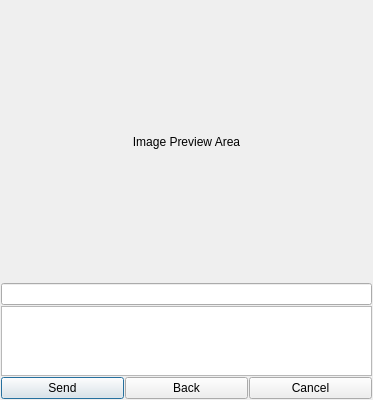
<?xml version="1.0" encoding="UTF-8"?>
<ui version="4.0">
 <author>Bernd Stramm &lt;bernd.stramm@gmail.com&gt;</author>
 <class>PicPreview</class>
 <widget class="QDialog" name="PicPreview">
  <property name="geometry">
   <rect>
    <x>0</x>
    <y>0</y>
    <width>373</width>
    <height>400</height>
   </rect>
  </property>
  <property name="windowTitle">
   <string>Image Preview</string>
  </property>
  <property name="windowIcon">
   <iconset resource="../chronicon.qrc">
    <normaloff>:/ch.png</normaloff>:/ch.png</iconset>
  </property>
  <layout class="QGridLayout" name="gridLayout">
   <item row="0" column="0" colspan="3">
    <widget class="QLabel" name="picArea">
     <property name="sizePolicy">
      <sizepolicy hsizetype="Expanding" vsizetype="Expanding">
       <horstretch>5</horstretch>
       <verstretch>15</verstretch>
      </sizepolicy>
     </property>
     <property name="text">
      <string>Image Preview Area</string>
     </property>
     <property name="alignment">
      <set>Qt::AlignCenter</set>
     </property>
    </widget>
   </item>
   <item row="1" column="0" colspan="3">
    <widget class="QLineEdit" name="imageName">
     <property name="sizePolicy">
      <sizepolicy hsizetype="Expanding" vsizetype="Preferred">
       <horstretch>5</horstretch>
       <verstretch>1</verstretch>
      </sizepolicy>
     </property>
     <property name="readOnly">
      <bool>true</bool>
     </property>
    </widget>
   </item>
   <item row="2" column="0" colspan="3">
    <widget class="QTextEdit" name="messageEdit">
     <property name="sizePolicy">
      <sizepolicy hsizetype="Expanding" vsizetype="Expanding">
       <horstretch>5</horstretch>
       <verstretch>2</verstretch>
      </sizepolicy>
     </property>
    </widget>
   </item>
   <item row="3" column="0">
    <widget class="QPushButton" name="sendButton">
     <property name="sizePolicy">
      <sizepolicy hsizetype="MinimumExpanding" vsizetype="Preferred">
       <horstretch>5</horstretch>
       <verstretch>0</verstretch>
      </sizepolicy>
     </property>
     <property name="text">
      <string>Send</string>
     </property>
    </widget>
   </item>
   <item row="3" column="1">
    <widget class="QPushButton" name="backButton">
     <property name="sizePolicy">
      <sizepolicy hsizetype="MinimumExpanding" vsizetype="Preferred">
       <horstretch>5</horstretch>
       <verstretch>0</verstretch>
      </sizepolicy>
     </property>
     <property name="text">
      <string>Back</string>
     </property>
    </widget>
   </item>
   <item row="3" column="2">
    <widget class="QPushButton" name="cancelButton">
     <property name="sizePolicy">
      <sizepolicy hsizetype="MinimumExpanding" vsizetype="Preferred">
       <horstretch>5</horstretch>
       <verstretch>0</verstretch>
      </sizepolicy>
     </property>
     <property name="text">
      <string>Cancel</string>
     </property>
    </widget>
   </item>
  </layout>
 </widget>
 <layoutdefault spacing="1" margin="1"/>
 <resources>
  <include location="../chronicon.qrc"/>
 </resources>
 <connections/>
</ui>
